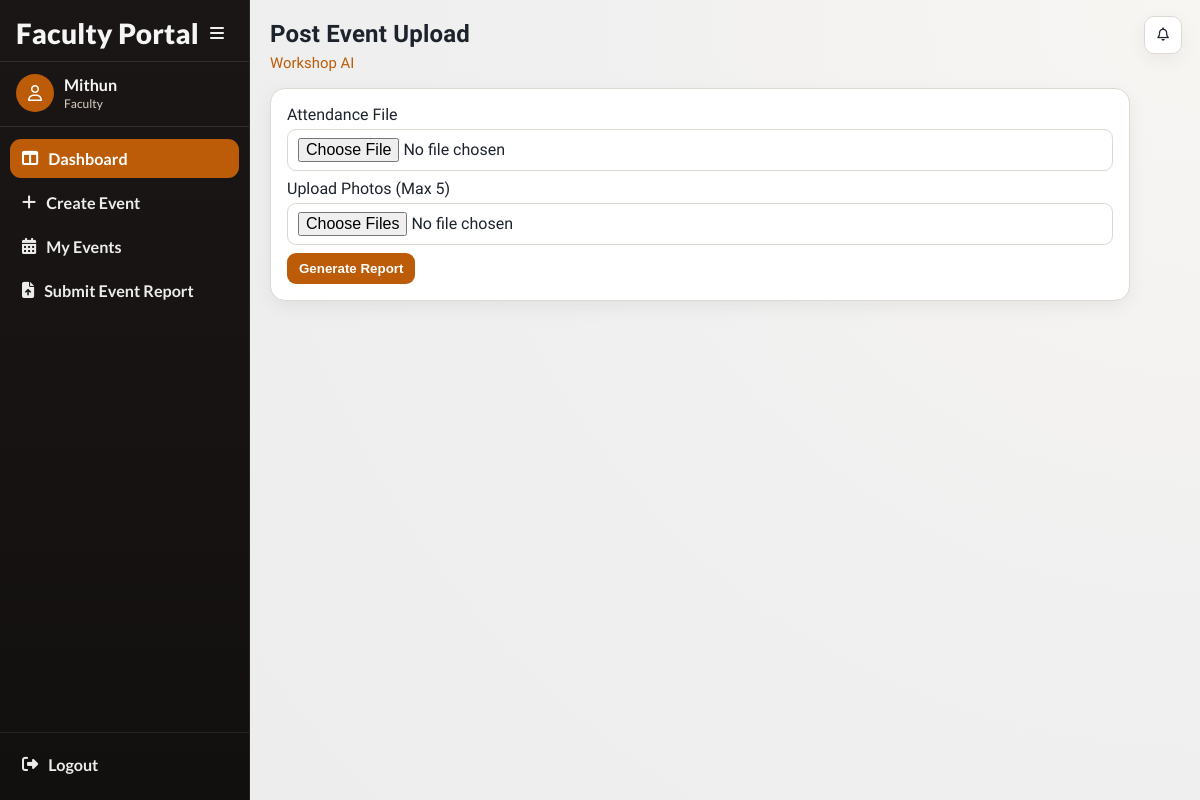
Screenshot of /events/post-upload/4/ (signed in) with the database file from the repository.
### accounts/models.py (models this page shows, shortened)
class User(AbstractUser):
    ROLE_CHOICES = (
        ('faculty', 'Faculty'),
        ('principal', 'Principal'),
        ('admin', 'Admin'),
    )
    SUB_ROLE_CHOICES = (
        ('hod', 'HOD'),
        ('nss', 'NSS In-Charge'),
        ('ncc', 'NCC In-Charge'),
        ('union', 'Union In-Charge'),
        ('other', 'Other In-Charge'),
    )
    role = models.CharField(max_length=20, choices=ROLE_CHOICES)
    sub_role = models.CharField(
        max_length=20,
        choices=SUB_ROLE_CHOICES,
        blank=True,
        null=True
    )
    department = models.ForeignKey(
    'events.Department',
    on_delete=models.SET_NULL,
    null=True,
    blank=True
    )

### events/models.py (models this page shows, shortened)
class Event(models.Model):
    CATEGORY_CHOICES = (
        ('department', 'Department'),
        ('nss', 'NSS'),
        ('ncc', 'NCC'),
        ('union', 'Union'),
        ('other', 'Other'),
    )
    PARTICIPATION_CHOICES = (
        ('boys', 'Boys'),
        ('girls', 'Girls'),
        ('mixed', 'Mixed'),
    )
    STATUS_CHOICES = (
        ('pending', 'Pending Approval'),
        ('approved', 'Approved'),
        ('rejected', 'Rejected'),
        ('completed', 'Completed'),
        ('verified', 'Verified'),
        ('cancelled', 'Cancelled'),
    )
    title = models.CharField(max_length=200)
    category = models.CharField(max_length=20, choices=CATEGORY_CHOICES)
    created_by = models.ForeignKey(
        settings.AUTH_USER_MODEL,
        on_delete=models.CASCADE
    )
    department = models.ForeignKey(
    Department,
    on_delete=models.SET_NULL,
    null=True,
    blank=True
    )
    participation_type = models.CharField(
        max_length=20,
        choices=PARTICIPATION_CHOICES
    )
    chief_guest = models.CharField(max_length=200, blank=True, null=True)
    budget = models.DecimalField(max_digits=10, decimal_places=2)
    venue = models.ForeignKey(
    Venue,
    on_delete=models.PROTECT
    )
    start_date = models.DateField()
    end_date = models.DateField()
    start_time = models.TimeField(null=True, blank=True)
    end_time = models.TimeField(null=True, blank=True)
    description = models.TextField()
    tags = models.ManyToManyField(Tag, blank=True)
    status = models.CharField(
        max_length=20,
        choices=STATUS_CHOICES,
        default='pending'
    )
    principal_remark = models.TextField(blank=True, null=True)
    created_at = models.DateTimeField(auto_now_add=True)
    report_text = models.TextField(blank=True, null=True)
    attendance_file = models.FileField(
        upload_to='attendance/',
        blank=True,
        null=True
    )
    completed_at = models.DateTimeField(blank=True, null=True)

### events/views.py (the view, shortened to what this page needs)
@login_required(login_url='/login/')
def post_event_upload(request, event_id):
    event = get_object_or_404(Event, id=event_id)
    if event.status == 'cancelled':
        messages.error(request, "This event has been cancelled.")
        return redirect('faculty_dashboard')
    if event.created_by != request.user:
        return redirect('faculty_dashboard')
    today = timezone.now().date()
    if event.end_date > today:
        messages.error(request, "You can upload post-event details only after the event is completed.")
        return redirect('faculty_dashboard')
    return render(request, 'events/post_upload.html', {
        'event': event,
        'active_nav': 'faculty-dashboard',
    })

### events/templates/events/post_upload.html (shortened to what this page needs)
{% extends "base.html" %}
{% block page_title %}Post Event Upload{% endblock %}
{% block page_subtitle %}{{ event.title }}{% endblock %}
{% block content %}
<section class="panel" style="max-width: 860px;">
    <form method="post" enctype="multipart/form-data">
        <label for="attendance_file">Attendance File</label>
        <input id="attendance_file" type="file" name="attendance_file">
        <label for="images">Upload Photos (Max 5)</label>
        <input id="images" type="file" name="images" multiple>
        <button class="btn" type="submit" name="generate_report">Generate Report</button>
    </form>
</section>
{% endblock %}

### accounts/templates/base.html (shortened to what this page needs)
<!DOCTYPE html>
<html lang="en">
<head>
    <link rel="stylesheet" href="https://cdnjs.cloudflare.com/ajax/libs/font-awesome/6.5.2/css/all.min.css">
</head>
<body class="{% if request.user.is_authenticated %}has-sidebar{% endif %}">
    <div class="app">
        {% if request.user.is_authenticated %}
            <aside class="sidebar">
                <div class="sidebar-head">
                    <div class="brand">
                        {% if request.user.role == "principal" %}
                            Principal Portal
                        {% elif request.user.role == "faculty" %}
                            Faculty Portal
                        {% else %}
                            Event Portal
                        {% endif %}
                    </div>
                    <button class="collapse-toggle" id="sidebarCollapseToggle" type="button">
                        <i class="fa-solid fa-bars"></i>
                    </button>
                </div>
                <div class="sidebar-user">
                    <div class="avatar"><i class="fa-regular fa-user"></i></div>
                    <div class="user-meta">
                        <div class="user-name">{{ request.user.get_full_name|default:request.user.username }}</div>
                        <div class="user-role">{{ request.user.get_role_display|default:"User" }}</div>
                    </div>
                </div>
                <ul class="nav-list">
                    {% if request.user.role == "principal" %}
                        <li><a class="nav-link {% if active_nav == 'principal-dashboard' or request.resolver_match.url_name == 'principal_dashboard' %}active{% endif %}" href="{% url 'principal_dashboard' %}" title="Dashboard"><i class="fa-solid fa-table-columns"></i><span class="nav-text">Dashboard</span></a></li>
                        <li><a class="nav-link {% if active_nav == 'principal-pending' or request.resolver_match.url_name == 'principal_pending_events' %}active{% endif %}" href="{% url 'principal_pending_events' %}" title="Pending Approvals"><i class="fa-regular fa-clock"></i><span class="nav-text">Pending Approvals</span></a></li>
                        <li><a class="nav-link {% if active_nav == 'principal-approved' or request.resolver_match.url_name == 'principal_approved_events' %}active{% endif %}" href="{% url 'principal_approved_events' %}" title="Approved Events"><i class="fa-regular fa-circle-check"></i><span class="nav-text">Approved Events</span></a></li>
                        <li><a class="nav-link {% if active_nav == 'principal-verify' or request.resolver_match.url_name == 'principal_verify_list' %}active{% endif %}" href="{% url 'principal_verify_list' %}" title="Verify Events"><i class="fa-solid fa-list-check"></i><span class="nav-text">Verify Events</span></a></li>
                        <li><a class="nav-link {% if active_nav == 'principal-rejected' or request.resolver_match.url_name == 'principal_rejected_events' %}active{% endif %}" href="{% url 'principal_rejected_events' %}" title="Rejected Events"><i class="fa-regular fa-circle-xmark"></i><span class="nav-text">Rejected Events</span></a></li>
                        <li><a class="nav-link {% if active_nav == 'principal-all' or request.resolver_match.url_name == 'view_all_events' %}active{% endif %}" href="{% url 'view_all_events' %}" title="All Events"><i class="fa-regular fa-calendar-days"></i><span class="nav-text">All Events</span></a></li>
                        <li><a class="nav-link {% if active_nav == 'principal-analytics' or request.resolver_match.url_name == 'analytics_dashboard' %}active{% endif %}" href="{% url 'analytics_dashboard' %}" title="Analytics"><i class="fa-solid fa-chart-line"></i><span class="nav-text">Analytics</span></a></li>
                    {% elif request.user.role == "faculty" %}
                        <li><a class="nav-link {% if active_nav == 'faculty-dashboard' or request.resolver_match.url_name == 'faculty_dashboard' %}active{% endif %}" href="{% url 'faculty_dashboard' %}" title="Dashboard"><i class="fa-solid fa-table-columns"></i><span class="nav-text">Dashboard</span></a></li>
                        <li><a class="nav-link " href="{% url 'create_event' %}" title="Create Event"><i class="fa-solid fa-plus"></i><span class="nav-text">Create Event</span></a></li>
                        <li><a class="nav-link " href="{% url 'faculty_filter_events' %}" title="My Events"><i class="fa-solid fa-calendar-days"></i><span class="nav-text">My Events</span></a></li>
                        <li><a class="nav-link {% if active_nav == 'faculty-post-due' %}active{% endif %}" href="{% url 'faculty_post_due_events' %}" title="Submit Event Report"><i class="fa-solid fa-file-arrow-up"></i><span class="nav-text">Submit Event Report</span></a></li>
                    {% endif %}
                </ul>
                <div class="sidebar-foot">
                    <a class="nav-link" href="{% url 'logout' %}" title="Logout">
                        <i class="fa-solid fa-right-from-bracket"></i>
                        <span class="nav-text">Logout</span>
                    </a>
                </div>
            </aside>
            <div class="notif-fab" id="notifFab">
                <div style="position:relative;">
                    <button class="nav-icon-btn" id="notifToggle" type="button" aria-label="Notifications">
                        <i class="fa-regular fa-bell"></i>
                    </button>
                </div>
            </div>
        {% endif %}
        <main class="main">
            <header class="page-head">
                <h1 class="page-title">{% block page_title %}College Event System{% endblock %}</h1>
                <p class="page-subtitle">{% block page_subtitle %}{% endblock %}</p>
            </header>
            {% block content %}{% endblock %}
        </main>
    </div>
</body>
</html>

### accounts/templates/base.html (style rules this page uses)
:root { --bg: #f3f3f3; --sidebar-1: #1a1615; --sidebar-2: #12100f; --surface: #ffffff; --surface-muted: #f7f4f1; --line: #ded8d2; --text: #1d232d; --text-soft: #6f7a85; --accent: #bd5c08; --accent-soft: #f9e8da; --success: #0f9b72; --danger: #d13f4b; --radius: 15px; --shadow: 0 6px 20px rgba(13, 13, 13, 0.06); }
* { box-sizing: border-box; }
body { margin: 0; font-family: "Plus Jakarta Sans", sans-serif; background: radial-gradient(circle at top right, #f8f6f3 0, #f0f0f0 45%, #ececec 100%); color: var(--text); }
a { color: inherit; text-decoration: none; }
.app { min-height: 100vh; }
.sidebar { position: fixed; top: 0; left: 0; z-index: 40; width: 250px; height: 100vh; background: linear-gradient(180deg, var(--sidebar-1) 0%, var(--sidebar-2) 100%); color: #f5f5f5; display: flex; flex-direction: column; border-right: 1px solid rgba(255, 255, 255, 0.08); transition: transform .25s ease, width .25s ease; font-family: "Lato", sans-serif; }
.sidebar-head { display: flex; align-items: center; justify-content: space-between; padding: 17px 16px 12px; border-bottom: 1px solid rgba(255, 255, 255, 0.1); }
.brand { font-size: 28px; font-weight: 800; line-height: 1; letter-spacing: .2px; transition: opacity .2s ease; }
.collapse-toggle { border: none; background: transparent; color: #efefef; width: 32px; height: 32px; border-radius: 8px; cursor: pointer; display: grid; place-items: center; font-size: 16px; }
.sidebar-user { display: flex; align-items: center; gap: 10px; padding: 12px 16px 14px; border-bottom: 1px solid rgba(255, 255, 255, 0.1); }
.avatar { width: 38px; height: 38px; border-radius: 50%; background: var(--accent); color: #fff; display: grid; place-items: center; font-size: 16px; }
.user-name { font-weight: 700; font-size: 1.01rem; line-height: 1.2; }
.user-role { font-size: 12px; color: #dbd0c8; margin-top: 2px; }
.nav-list { list-style: none; padding: 12px 10px; margin: 0; display: grid; gap: 5px; }
.nav-link { display: flex; align-items: center; gap: 10px; padding: 10px 12px; border-radius: 11px; color: #ececec; font-weight: 700; font-size: 1.01rem; transition: all .2s ease; }
.nav-link.active { background: var(--accent); color: #fff; }
.sidebar-foot { margin-top: auto; padding: 12px 10px 16px; border-top: 1px solid rgba(255, 255, 255, 0.08); }
.main { margin-left: 0; min-height: 100vh; padding: 20px; transition: margin-left .25s ease; }
body.has-sidebar .main { margin-left: 250px; }
.notif-fab { position: fixed; top: 16px; right: 18px; z-index: 50; display: none; }
.nav-icon-btn { position: relative; display: inline-grid; place-items: center; width: 38px; height: 38px; border-radius: 10px; border: 1px solid var(--line); background: #fff; color: var(--text); cursor: pointer; box-shadow: var(--shadow); }
.page-head { margin-bottom: 16px; }
.page-title { margin: 0; font-size: clamp(1.35rem, 2vw, 1.95rem); font-weight: 800; letter-spacing: 0.2px; }
.page-subtitle { margin: 6px 0 0; color: var(--accent); font-size: .93rem; }
.panel { background: var(--surface); border: 1px solid var(--line); border-radius: var(--radius); box-shadow: var(--shadow); padding: 16px; }
.btn { border: none; border-radius: 9px; background: var(--accent); color: #fff; padding: 8px 12px; font-weight: 700; cursor: pointer; }
form { margin: 0; }
input, select, textarea { width: 100%; margin-top: 5px; margin-bottom: 8px; padding: 8px 10px; border-radius: 9px; border: 1px solid var(--line); background: #fff; font: inherit; color: var(--text); }

### rows the page displays
User: user.get_full_name "Mithun", user.role "Faculty"
Event: title "Workshop AI"
